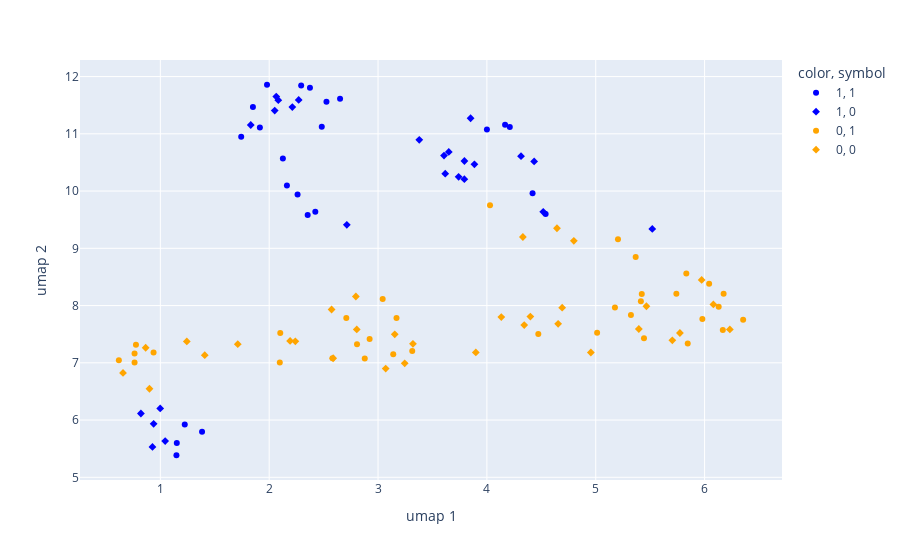

The notebook cell this image was saved under:
### Code cell
# dimensionality reduction and visualization using UMAP

um = umap.UMAP()
embedded_data_2d = um.fit_transform(embedded_data['embedding'].tolist())

color_map = {
    '0' : 'orange',
    '1' : 'blue'
}

fig = px.scatter(x = embedded_data_2d[:, 0], y = embedded_data_2d[:, 1], color = model.labels_.astype(str), color_discrete_map = color_map, symbol = labels['Response'])
fig.update_layout(xaxis_title = 'umap 1', yaxis_title = 'umap 2')

fig.show()

### Figure 1 — Plotly figure (JSON) as saved in the notebook; plotly's stock layout.template omitted (floating-point values rounded to 4 significant figures)
{"data": [{"hovertemplate": "color=1<br>symbol=1<br>x=%{x}<br>y=%{y}<extra></extra>", "legendgroup": "1, 1", "marker": {"color": "blue", "symbol": "circle"}, "mode": "markers", "name": "1, 1", "orientation": "v", "showlegend": true, "type": "scatter", "x": [1.148, 2.526, 1.383, 4.21, 2.375, 2.163, 2.651, 4.54, 2.261, 1.98, 2.483, 4.42, 1.743, 4.167, 4.0, 1.915, 1.151, 2.126, 2.294, 1.224, 1.851, 2.424, 2.354], "xaxis": "x", "y": [5.385, 11.56, 5.794, 11.12, 11.8, 10.1, 11.61, 9.598, 9.938, 11.86, 11.12, 9.964, 10.95, 11.16, 11.08, 11.11, 5.601, 10.57, 11.84, 5.923, 11.47, 9.639, 9.583], "yaxis": "y"}, {"hovertemplate": "color=1<br>symbol=0<br>x=%{x}<br>y=%{y}<extra></extra>", "legendgroup": "1, 0", "marker": {"color": "blue", "symbol": "diamond"}, "mode": "markers", "name": "1, 0", "orientation": "v", "showlegend": true, "type": "scatter", "x": [0.9276, 1.044, 0.8215, 0.9385, 4.434, 2.065, 2.213, 3.379, 3.606, 5.519, 3.885, 2.713, 3.793, 3.793, 0.9988, 3.85, 1.831, 3.617, 2.271, 3.65, 4.517, 3.74, 2.051, 4.314, 2.084], "xaxis": "x", "y": [5.53, 5.633, 6.115, 5.934, 10.52, 11.65, 11.47, 10.9, 10.62, 9.338, 10.47, 9.41, 10.21, 10.53, 6.203, 11.27, 11.15, 10.3, 11.59, 10.68, 9.637, 10.25, 11.41, 10.61, 11.59], "yaxis": "y"}, {"hovertemplate": "color=0<br>symbol=1<br>x=%{x}<br>y=%{y}<extra></extra>", "legendgroup": "0, 1", "marker": {"color": "orange", "symbol": "circle"}, "mode": "markers", "name": "0, 1", "orientation": "v", "showlegend": true, "type": "scatter", "x": [2.878, 5.204, 5.176, 5.443, 5.415, 4.472, 5.845, 3.043, 0.6189, 6.354, 3.14, 2.708, 6.042, 0.7634, 5.98, 5.367, 0.7631, 3.314, 2.581, 2.097, 0.7761, 6.175, 6.129, 5.832, 0.9379, 6.167, 4.029, 5.741, 3.17, 2.922, 5.323, 2.807, 2.102, 5.423, 5.013], "xaxis": "x", "y": [7.076, 9.158, 7.966, 7.43, 8.075, 7.502, 7.337, 8.116, 7.045, 7.754, 7.15, 7.784, 8.382, 7.007, 7.764, 8.846, 7.163, 7.205, 7.078, 7.004, 7.315, 8.205, 7.978, 8.56, 7.178, 7.573, 9.751, 8.207, 7.781, 7.414, 7.833, 7.323, 7.52, 8.201, 7.524], "yaxis": "y"}, {"hovertemplate": "color=0<br>symbol=0<br>x=%{x}<br>y=%{y}<extra></extra>", "legendgroup": "0, 0", "marker": {"color": "orange", "symbol": "diamond"}, "mode": "markers", "name": "0, 0", "orientation": "v", "showlegend": true, "type": "scatter", "x": [2.573, 0.9002, 5.773, 5.973, 0.6571, 4.343, 4.331, 3.321, 4.654, 5.466, 0.8652, 4.133, 5.396, 2.796, 6.232, 5.704, 3.898, 3.153, 2.588, 1.408, 3.07, 2.24, 2.804, 1.243, 2.192, 4.692, 4.799, 4.644, 4.399, 1.712, 3.245, 4.955, 6.081], "xaxis": "x", "y": [7.931, 6.547, 7.521, 8.448, 6.824, 7.66, 9.197, 7.331, 7.68, 7.988, 7.263, 7.799, 7.591, 8.159, 7.583, 7.394, 7.182, 7.497, 7.079, 7.134, 6.899, 7.376, 7.583, 7.374, 7.383, 7.963, 9.131, 9.35, 7.808, 7.326, 6.991, 7.181, 8.019], "yaxis": "y"}], "layout": {"legend": {"title": {"text": "color, symbol"}, "tracegroupgap": 0}, "margin": {"t": 60}, "xaxis": {"anchor": "y", "domain": [0, 1], "title": {"text": "umap 1"}}, "yaxis": {"anchor": "x", "domain": [0, 1], "title": {"text": "umap 2"}}}}
